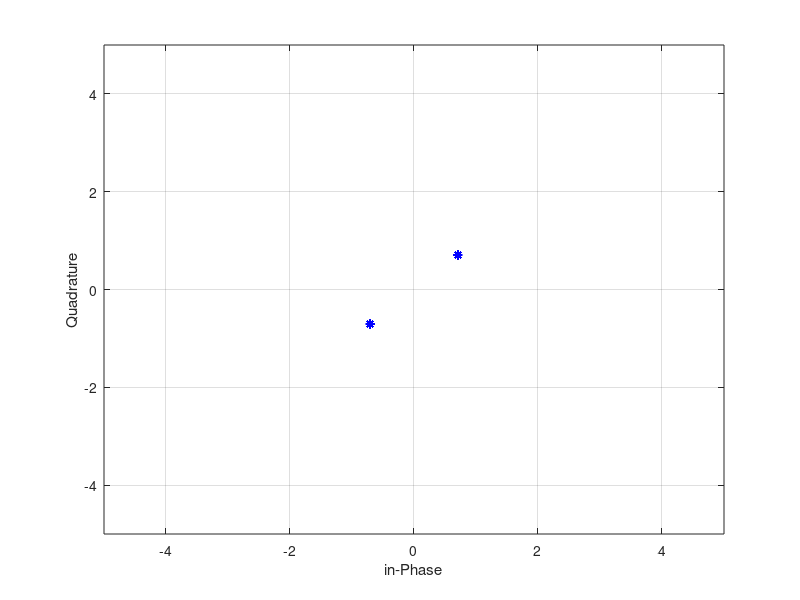
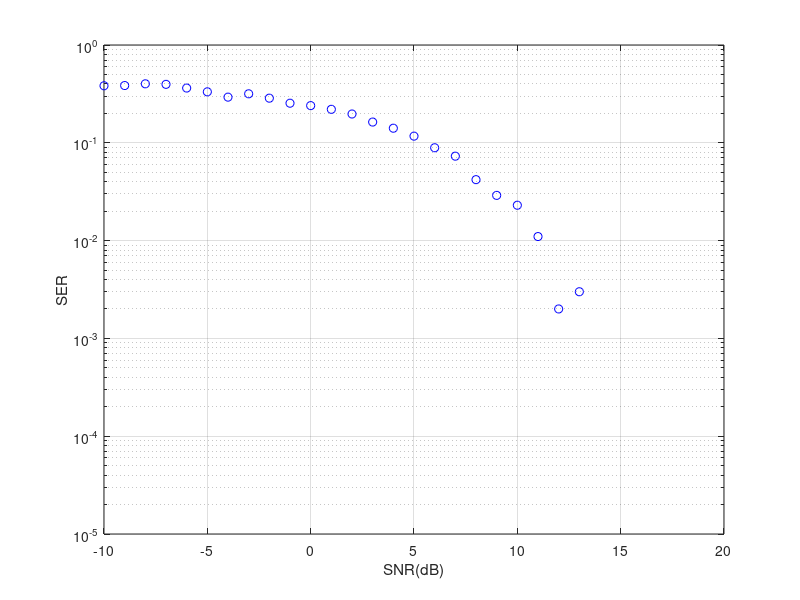

These charts were generated, in order, by the following MATLAB code:
clear variables
clc

%% Prepare
SNR_dB = -10:1:20;
SNR_linear = 10.^(SNR_dB/10); %Signal Power
SER = zeros(1, length(SNR_dB));
M = 2;  %2 = BPSK
nSymbol = 1000;

h = sqrt(1/2)*(randn(1, length(nSymbol)) + 1j*randn(1, length(nSymbol)) ); %무선 채널의 개수(h(n))
noise = sqrt(1/2)*(  randn(1, nSymbol) +1j*randn(1, nSymbol) );



for i = 1:1:length(SNR_dB)
    %% Preparation(DATA)


    data = randi([0, M-1], 1, nSymbol );
    %bitstream = [0, 1, 0, 0, 1, 1, 1, 0];
    
    %% Transmitter - Modulation (BPSK)
    % 0-> cos(2 pi fct) / s2(left) -> -1
    % 1-> cos(2 pi fct) s1 (right) -> 1
    
    modulated_symbol = zeros(1, nSymbol);
    
    % modulated_symbol(data==1) = 1;
    % modulated_symbol(data==0) = -1;
    modulated_symbol(data==1) = (1+1j)/sqrt(2);
    modulated_symbol(data==0) = (-1-1j)/sqrt(2);

    
    figure(11);
    plot(real(modulated_symbol), imag(modulated_symbol), "b*");
    xlim([-5, 5]); ylim([-5, 5]);
    xlabel("in-Phase");
    ylabel("Quadrature");
    grid on;
    
    
    %% Transmission System

    %% AWGN
%     transmit_power = SNR_linear(i); %Signal Strength
%     transmission_symbol = sqrt(transmit_power)*modulated_symbol;
%     AWGN = sqrt(1/2)*(randn(1, nSymbol) +1j*randn(1, nSymbol) );
%     received_symbol = transmission_symbol + AWGN;
    % X~N(0, 1), AX~N(0, 1*a^2);
    % transmission_symbol = sqrt(transmit_power)*modulated_symbol + AWGN;
    %I^2R, V%2/t, VI == P

    %% fading
    transmit_power = SNR_linear(i); % 출력세기 (y(n))
    transmission_symbol = sqrt(transmit_power)*modulated_symbol.*h + noise;
    received_symbol = transmission_symbol./h;

    
    
    %% Receiver - Demodulation (BPSK)
    % received_symbol = modulated_symbol;

    
    recovered_data = zeros(1, nSymbol);
%     figure(11);
%     hold on;
%     plot(real(received_symbol), imag(received_symbol), "ro");
    
    if M==2
        recovered_data(real(received_symbol) + imag(received_symbol) > 0) = 1;
        recovered_data(real(received_symbol) + imag(received_symbol) < 0) = 0;
    elseif M==4
        for j = 1:1:nSymbol
            a = real(received_symbol(j));
            b = imag(received_symbol(j));
    
            if a>0 && b>0
                recovered_data(j) = 0;
            elseif a>0 &&  b<0
                recovered_data(j) = 2;
            elseif a<0 && b>0
                recovered_data(j) = 1;
            else
                recovered_data(j) = 3;
            end
        end 
    end 
    
    %%
    % SER
    SER(i) = sum(data ~= recovered_data)/nSymbol;
end

%% Ploting SER Curve
figure(100);
semilogy(SNR_dB, SER, "bo"); grid on;
ylim([10^-5 1]); xlim([-10 20]);
ylabel("SER");
xlabel("SNR(dB)");

%% Theory - SER(Symbol Error Rate)
% figure(100);
% hold on;
% 
% P_ser = 2*(M-1)/M* qfunc(sqrt(6*SNR_linear/(M^2-1)) );
% semilogy(SNR_dB, P_ser, "b-");
